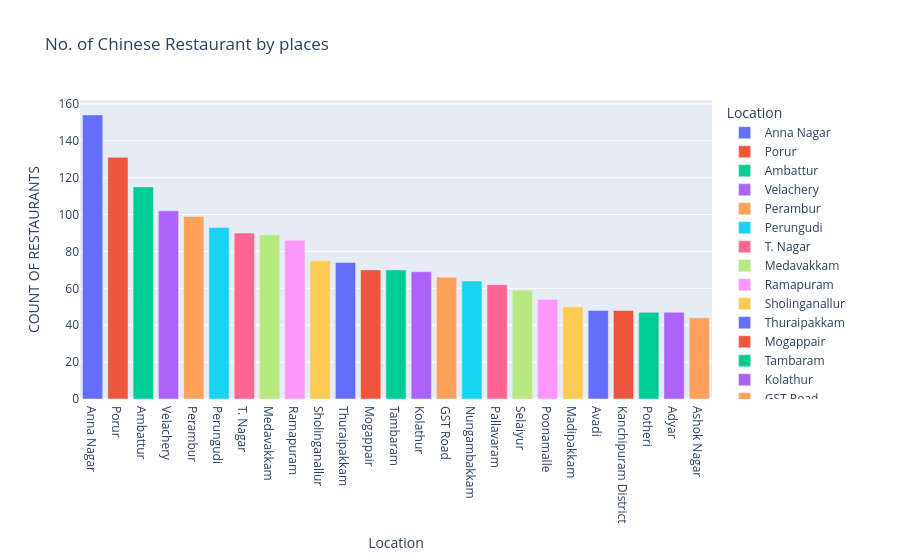

Notebook code for this chart:
### Code cell
fig = px.bar(chinese_rest_df, x='Location', y='COUNT OF RESTAURANTS', color='Location', title= 'No. of Chinese Restaurant by places')
fig.show()

### Figure 1 — Plotly figure (JSON) as saved in the notebook; plotly's stock layout.template omitted (floating-point values rounded to 4 significant figures)
{"data": [{"hovertemplate": "Location=%{x}<br>COUNT OF RESTAURANTS=%{y}<extra></extra>", "legendgroup": "Anna Nagar", "marker": {"color": "#636efa", "pattern": {"shape": ""}}, "name": "Anna Nagar", "orientation": "v", "showlegend": true, "textposition": "auto", "type": "bar", "x": ["Anna Nagar"], "xaxis": "x", "y": [154], "yaxis": "y"}, {"hovertemplate": "Location=%{x}<br>COUNT OF RESTAURANTS=%{y}<extra></extra>", "legendgroup": "Porur", "marker": {"color": "#EF553B", "pattern": {"shape": ""}}, "name": "Porur", "orientation": "v", "showlegend": true, "textposition": "auto", "type": "bar", "x": ["Porur"], "xaxis": "x", "y": [131], "yaxis": "y"}, {"hovertemplate": "Location=%{x}<br>COUNT OF RESTAURANTS=%{y}<extra></extra>", "legendgroup": "Ambattur", "marker": {"color": "#00cc96", "pattern": {"shape": ""}}, "name": "Ambattur", "orientation": "v", "showlegend": true, "textposition": "auto", "type": "bar", "x": ["Ambattur"], "xaxis": "x", "y": [115], "yaxis": "y"}, {"hovertemplate": "Location=%{x}<br>COUNT OF RESTAURANTS=%{y}<extra></extra>", "legendgroup": "Velachery", "marker": {"color": "#ab63fa", "pattern": {"shape": ""}}, "name": "Velachery", "orientation": "v", "showlegend": true, "textposition": "auto", "type": "bar", "x": ["Velachery"], "xaxis": "x", "y": [102], "yaxis": "y"}, {"hovertemplate": "Location=%{x}<br>COUNT OF RESTAURANTS=%{y}<extra></extra>", "legendgroup": "Perambur", "marker": {"color": "#FFA15A", "pattern": {"shape": ""}}, "name": "Perambur", "orientation": "v", "showlegend": true, "textposition": "auto", "type": "bar", "x": ["Perambur"], "xaxis": "x", "y": [99], "yaxis": "y"}, {"hovertemplate": "Location=%{x}<br>COUNT OF RESTAURANTS=%{y}<extra></extra>", "legendgroup": "Perungudi", "marker": {"color": "#19d3f3", "pattern": {"shape": ""}}, "name": "Perungudi", "orientation": "v", "showlegend": true, "textposition": "auto", "type": "bar", "x": ["Perungudi"], "xaxis": "x", "y": [93], "yaxis": "y"}, {"hovertemplate": "Location=%{x}<br>COUNT OF RESTAURANTS=%{y}<extra></extra>", "legendgroup": "T. Nagar", "marker": {"color": "#FF6692", "pattern": {"shape": ""}}, "name": "T. Nagar", "orientation": "v", "showlegend": true, "textposition": "auto", "type": "bar", "x": ["T. Nagar"], "xaxis": "x", "y": [90], "yaxis": "y"}, {"hovertemplate": "Location=%{x}<br>COUNT OF RESTAURANTS=%{y}<extra></extra>", "legendgroup": "Medavakkam", "marker": {"color": "#B6E880", "pattern": {"shape": ""}}, "name": "Medavakkam", "orientation": "v", "showlegend": true, "textposition": "auto", "type": "bar", "x": ["Medavakkam"], "xaxis": "x", "y": [89], "yaxis": "y"}, {"hovertemplate": "Location=%{x}<br>COUNT OF RESTAURANTS=%{y}<extra></extra>", "legendgroup": "Ramapuram", "marker": {"color": "#FF97FF", "pattern": {"shape": ""}}, "name": "Ramapuram", "orientation": "v", "showlegend": true, "textposition": "auto", "type": "bar", "x": ["Ramapuram"], "xaxis": "x", "y": [86], "yaxis": "y"}, {"hovertemplate": "Location=%{x}<br>COUNT OF RESTAURANTS=%{y}<extra></extra>", "legendgroup": "Sholinganallur", "marker": {"color": "#FECB52", "pattern": {"shape": ""}}, "name": "Sholinganallur", "orientation": "v", "showlegend": true, "textposition": "auto", "type": "bar", "x": ["Sholinganallur"], "xaxis": "x", "y": [75], "yaxis": "y"}, {"hovertemplate": "Location=%{x}<br>COUNT OF RESTAURANTS=%{y}<extra></extra>", "legendgroup": "Thuraipakkam", "marker": {"color": "#636efa", "pattern": {"shape": ""}}, "name": "Thuraipakkam", "orientation": "v", "showlegend": true, "textposition": "auto", "type": "bar", "x": ["Thuraipakkam"], "xaxis": "x", "y": [74], "yaxis": "y"}, {"hovertemplate": "Location=%{x}<br>COUNT OF RESTAURANTS=%{y}<extra></extra>", "legendgroup": "Mogappair", "marker": {"color": "#EF553B", "pattern": {"shape": ""}}, "name": "Mogappair", "orientation": "v", "showlegend": true, "textposition": "auto", "type": "bar", "x": ["Mogappair"], "xaxis": "x", "y": [70], "yaxis": "y"}, {"hovertemplate": "Location=%{x}<br>COUNT OF RESTAURANTS=%{y}<extra></extra>", "legendgroup": "Tambaram", "marker": {"color": "#00cc96", "pattern": {"shape": ""}}, "name": "Tambaram", "orientation": "v", "showlegend": true, "textposition": "auto", "type": "bar", "x": ["Tambaram"], "xaxis": "x", "y": [70], "yaxis": "y"}, {"hovertemplate": "Location=%{x}<br>COUNT OF RESTAURANTS=%{y}<extra></extra>", "legendgroup": "Kolathur", "marker": {"color": "#ab63fa", "pattern": {"shape": ""}}, "name": "Kolathur", "orientation": "v", "showlegend": true, "textposition": "auto", "type": "bar", "x": ["Kolathur"], "xaxis": "x", "y": [69], "yaxis": "y"}, {"hovertemplate": "Location=%{x}<br>COUNT OF RESTAURANTS=%{y}<extra></extra>", "legendgroup": "GST Road", "marker": {"color": "#FFA15A", "pattern": {"shape": ""}}, "name": "GST Road", "orientation": "v", "showlegend": true, "textposition": "auto", "type": "bar", "x": ["GST Road"], "xaxis": "x", "y": [66], "yaxis": "y"}, {"hovertemplate": "Location=%{x}<br>COUNT OF RESTAURANTS=%{y}<extra></extra>", "legendgroup": "Nungambakkam", "marker": {"color": "#19d3f3", "pattern": {"shape": ""}}, "name": "Nungambakkam", "orientation": "v", "showlegend": true, "textposition": "auto", "type": "bar", "x": ["Nungambakkam"], "xaxis": "x", "y": [64], "yaxis": "y"}, {"hovertemplate": "Location=%{x}<br>COUNT OF RESTAURANTS=%{y}<extra></extra>", "legendgroup": "Pallavaram", "marker": {"color": "#FF6692", "pattern": {"shape": ""}}, "name": "Pallavaram", "orientation": "v", "showlegend": true, "textposition": "auto", "type": "bar", "x": ["Pallavaram"], "xaxis": "x", "y": [62], "yaxis": "y"}, {"hovertemplate": "Location=%{x}<br>COUNT OF RESTAURANTS=%{y}<extra></extra>", "legendgroup": "Selaiyur", "marker": {"color": "#B6E880", "pattern": {"shape": ""}}, "name": "Selaiyur", "orientation": "v", "showlegend": true, "textposition": "auto", "type": "bar", "x": ["Selaiyur"], "xaxis": "x", "y": [59], "yaxis": "y"}, {"hovertemplate": "Location=%{x}<br>COUNT OF RESTAURANTS=%{y}<extra></extra>", "legendgroup": "Poonamalle", "marker": {"color": "#FF97FF", "pattern": {"shape": ""}}, "name": "Poonamalle", "orientation": "v", "showlegend": true, "textposition": "auto", "type": "bar", "x": ["Poonamalle"], "xaxis": "x", "y": [54], "yaxis": "y"}, {"hovertemplate": "Location=%{x}<br>COUNT OF RESTAURANTS=%{y}<extra></extra>", "legendgroup": "Madipakkam", "marker": {"color": "#FECB52", "pattern": {"shape": ""}}, "name": "Madipakkam", "orientation": "v", "showlegend": true, "textposition": "auto", "type": "bar", "x": ["Madipakkam"], "xaxis": "x", "y": [50], "yaxis": "y"}, {"hovertemplate": "Location=%{x}<br>COUNT OF RESTAURANTS=%{y}<extra></extra>", "legendgroup": "Avadi", "marker": {"color": "#636efa", "pattern": {"shape": ""}}, "name": "Avadi", "orientation": "v", "showlegend": true, "textposition": "auto", "type": "bar", "x": ["Avadi"], "xaxis": "x", "y": [48], "yaxis": "y"}, {"hovertemplate": "Location=%{x}<br>COUNT OF RESTAURANTS=%{y}<extra></extra>", "legendgroup": "Kanchipuram District", "marker": {"color": "#EF553B", "pattern": {"shape": ""}}, "name": "Kanchipuram District", "orientation": "v", "showlegend": true, "textposition": "auto", "type": "bar", "x": ["Kanchipuram District"], "xaxis": "x", "y": [48], "yaxis": "y"}, {"hovertemplate": "Location=%{x}<br>COUNT OF RESTAURANTS=%{y}<extra></extra>", "legendgroup": "Potheri", "marker": {"color": "#00cc96", "pattern": {"shape": ""}}, "name": "Potheri", "orientation": "v", "showlegend": true, "textposition": "auto", "type": "bar", "x": ["Potheri"], "xaxis": "x", "y": [47], "yaxis": "y"}, {"hovertemplate": "Location=%{x}<br>COUNT OF RESTAURANTS=%{y}<extra></extra>", "legendgroup": "Adyar", "marker": {"color": "#ab63fa", "pattern": {"shape": ""}}, "name": "Adyar", "orientation": "v", "showlegend": true, "textposition": "auto", "type": "bar", "x": ["Adyar"], "xaxis": "x", "y": [47], "yaxis": "y"}, {"hovertemplate": "Location=%{x}<br>COUNT OF RESTAURANTS=%{y}<extra></extra>", "legendgroup": "Ashok Nagar", "marker": {"color": "#FFA15A", "pattern": {"shape": ""}}, "name": "Ashok Nagar", "orientation": "v", "showlegend": true, "textposition": "auto", "type": "bar", "x": ["Ashok Nagar"], "xaxis": "x", "y": [44], "yaxis": "y"}], "layout": {"barmode": "relative", "legend": {"title": {"text": "Location"}, "tracegroupgap": 0}, "title": {"text": "No. of Chinese Restaurant by places"}, "xaxis": {"anchor": "y", "categoryarray": ["Anna Nagar", "Porur", "Ambattur", "Velachery", "Perambur", "Perungudi", "T. Nagar", "Medavakkam", "Ramapuram", "Sholinganallur", "Thuraipakkam", "Mogappair", "Tambaram", "Kolathur", "GST Road", "Nungambakkam", "Pallavaram", "Selaiyur", "Poonamalle", "Madipakkam", "Avadi", "Kanchipuram District", "Potheri", "Adyar", "Ashok Nagar"], "categoryorder": "array", "domain": [0, 1], "title": {"text": "Location"}}, "yaxis": {"anchor": "x", "domain": [0, 1], "title": {"text": "COUNT OF RESTAURANTS"}}}}
